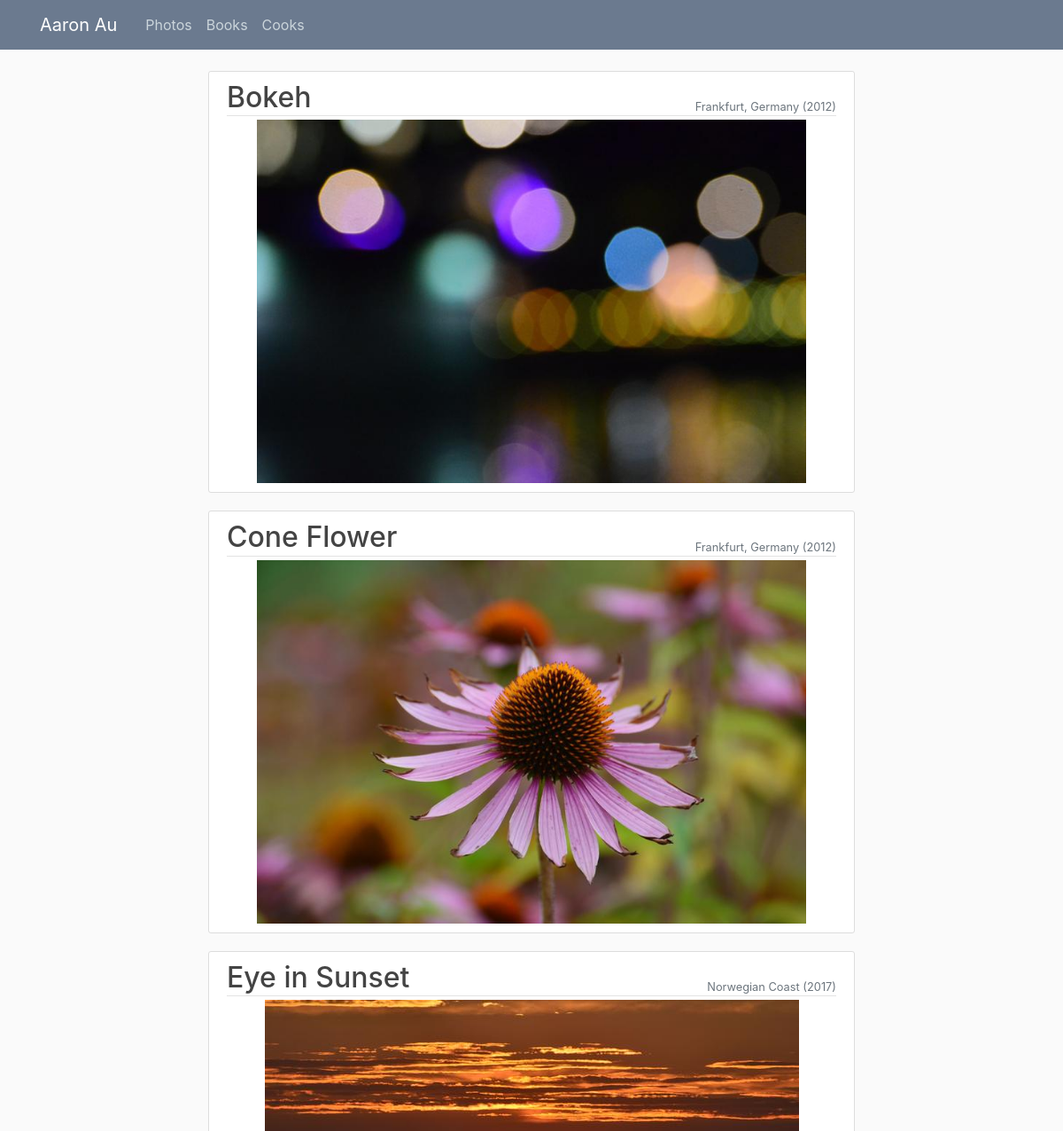
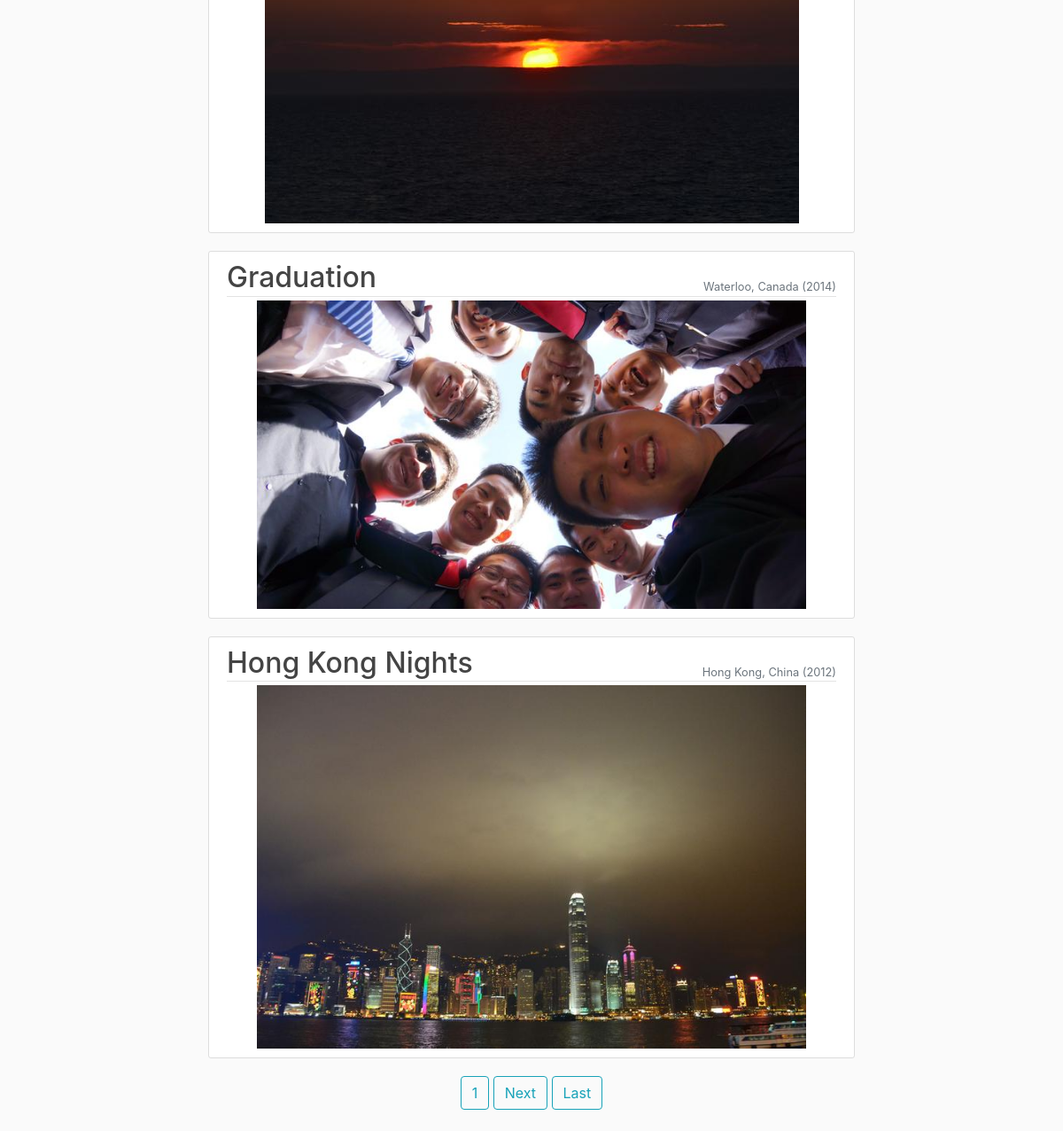
The app's page /photo/ with its own data (2 pictures, top to bottom).
### photo/models.py (models this page shows, shortened)
class Picture(models.Model):
	title = models.CharField(max_length=100)
	content = models.TextField()
	image = models.ImageField(default='default.png', upload_to='pictures')
	date_posted = models.DateTimeField(default=timezone.now)

### photo/views.py (the view)
# urls.py: path('', PictureListView.as_view(), name='photo-home'),
class PictureListView(ListView):
	model = Picture
	template_name = 'photo/home.html'
	context_object_name = 'pictures'
	ordering = ['title']
	paginate_by = 5
	def get_context_data(self, **kwargs):
		context = super().get_context_data(**kwargs)
		context['page'] = 'Photos'
		context['css'] = 'photo/main.css'
		return context

### photo/templates/photo/home.html (shortened to what this page needs)
{% extends "base.html" %}
{% block content %}
    {% for picture in pictures %}
      <article class="media content-section">
        <div class="media-body">
          <div style="position:relative; text-align:left;" class="article-metadata">
            <h2 style="display:inline;">{{ picture.title }}</h2>
            <small style="position: absolute; bottom:0; right:0" class="text-muted">{{ picture.content }}</small>
          </div>
          <div class = "media">
            <img class = "image" src="{{ picture.image.url}}" alt="{{ picture.title }}">
          </div>
        </div>
      </article>
    {% endfor %}
    {% if is_paginated %}
        <a class="btn btn-outline-info mb-4" href="?page={{ page_obj.number }}}">{{ page_obj.number }}</a>
        {% if page_obj.has_next%}
          <a class="btn btn-outline-info mb-4" href="?page={{ page_obj.next_page_number }}">Next</a>
          <a class="btn btn-outline-info mb-4" href="?page={{ page_obj.paginator.num_pages }}">Last</a>
        {% endif %}
    {% endif %}
{% endblock content %}

### static/static/static/base.css (style rules this page uses)
body { background: #fafafa; color: #333333; margin-top: 5rem; }
h1, h2, h3, h4, h5, h6 { color: #444444; }
.content-section { background: #ffffff; padding: 10px 20px; border: 1px solid #dddddd; border-radius: 3px; margin-bottom: 20px; }
.article-metadata { padding-bottom: 1px; margin-bottom: 4px; border-bottom: 1px solid #e3e3e3; text-align: left; }

### photo/static/photo/main.css (style rules this page uses)
body { background: #fafafa; color: #333333; margin-top: 5rem; }
h1, h2, h3, h4, h5, h6 { color: #444444; }
.content-section { background: #ffffff; padding: 10px 20px; border: 1px solid #dddddd; border-radius: 3px; margin-bottom: 20px; }
.article-metadata { padding-bottom: 1px; margin-bottom: 4px; border-bottom: 1px solid #e3e3e3 }
.image { max-width:90%; max-height:90%; display: block; margin-left: auto; margin-right: auto; }

### records on screen
Picture: title "Bokeh", content "Frankfurt, Germany (2012)", image (picture)
Picture: title "Cone Flower", content "Frankfurt, Germany (2012)", image (picture)
Picture: title "Eye in Sunset", content "Norwegian Coast (2017)", image (picture)
Picture: title "Graduation", content "Waterloo, Canada (2014)", image (picture)
Picture: title "Hong Kong Nights", content "Hong Kong, China (2012)", image (picture)

### other values on screen
{{ page_obj.number }} "1"
